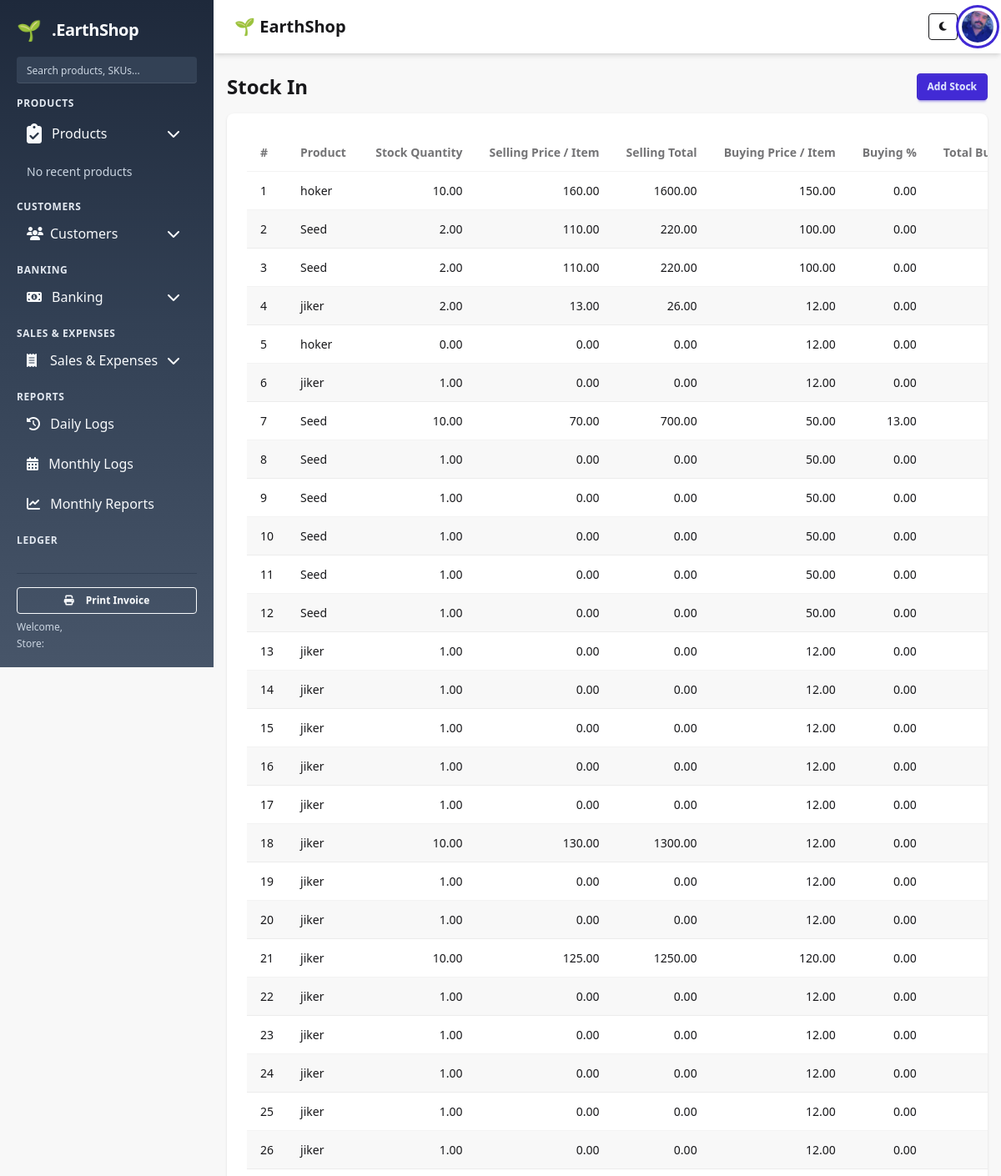
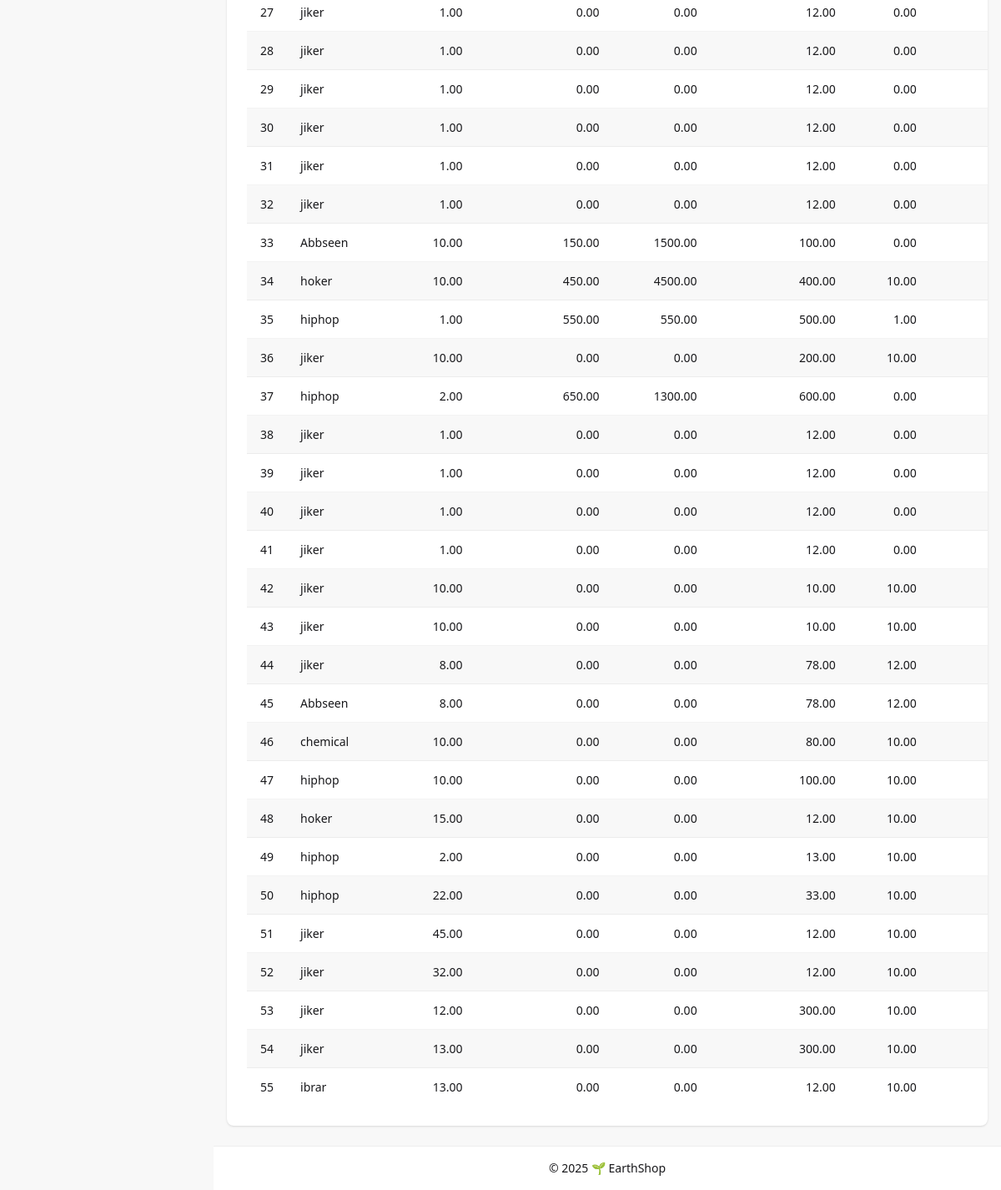
Page /products/stockin/ on the earlier database version (2 pictures, top to bottom).
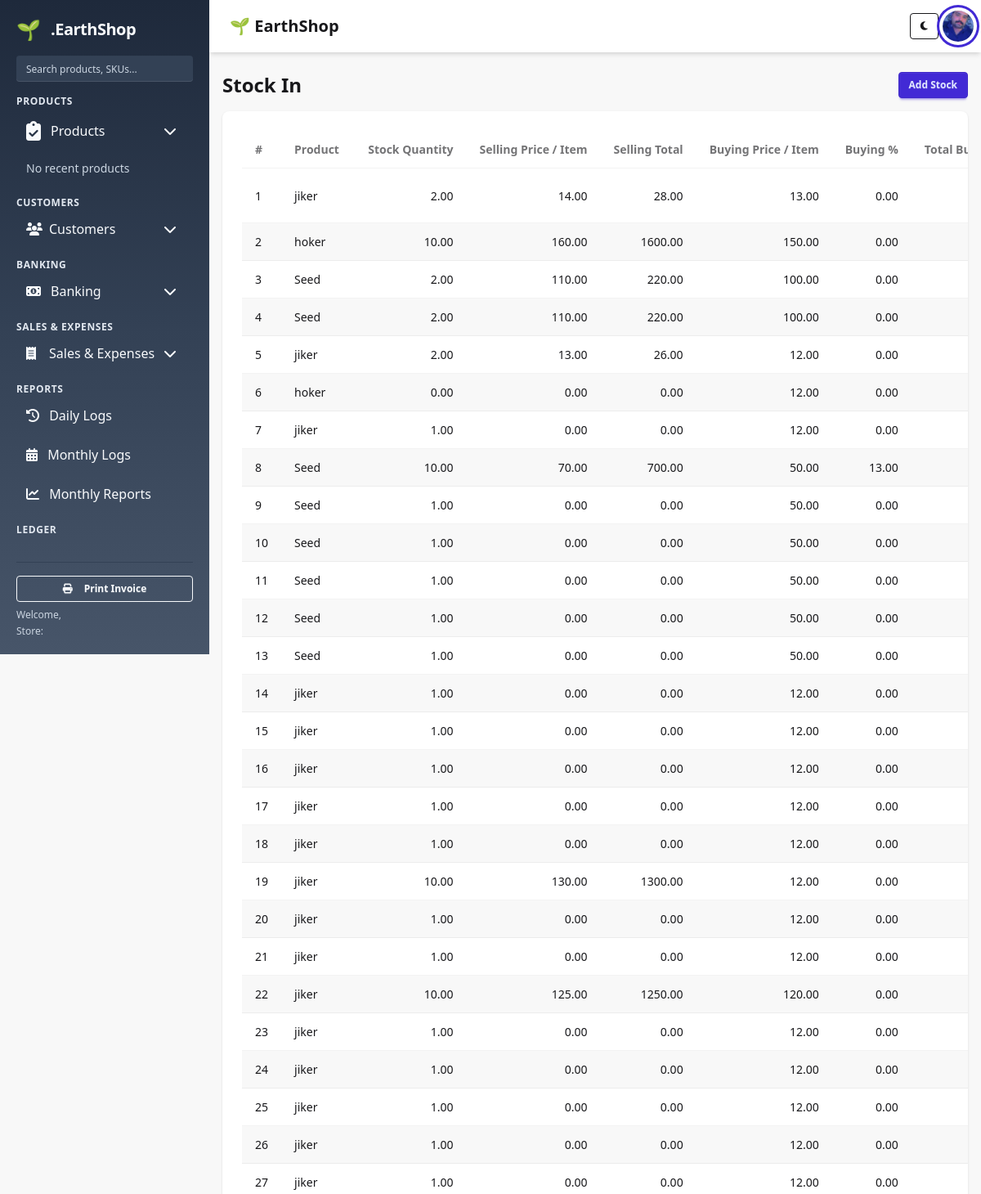
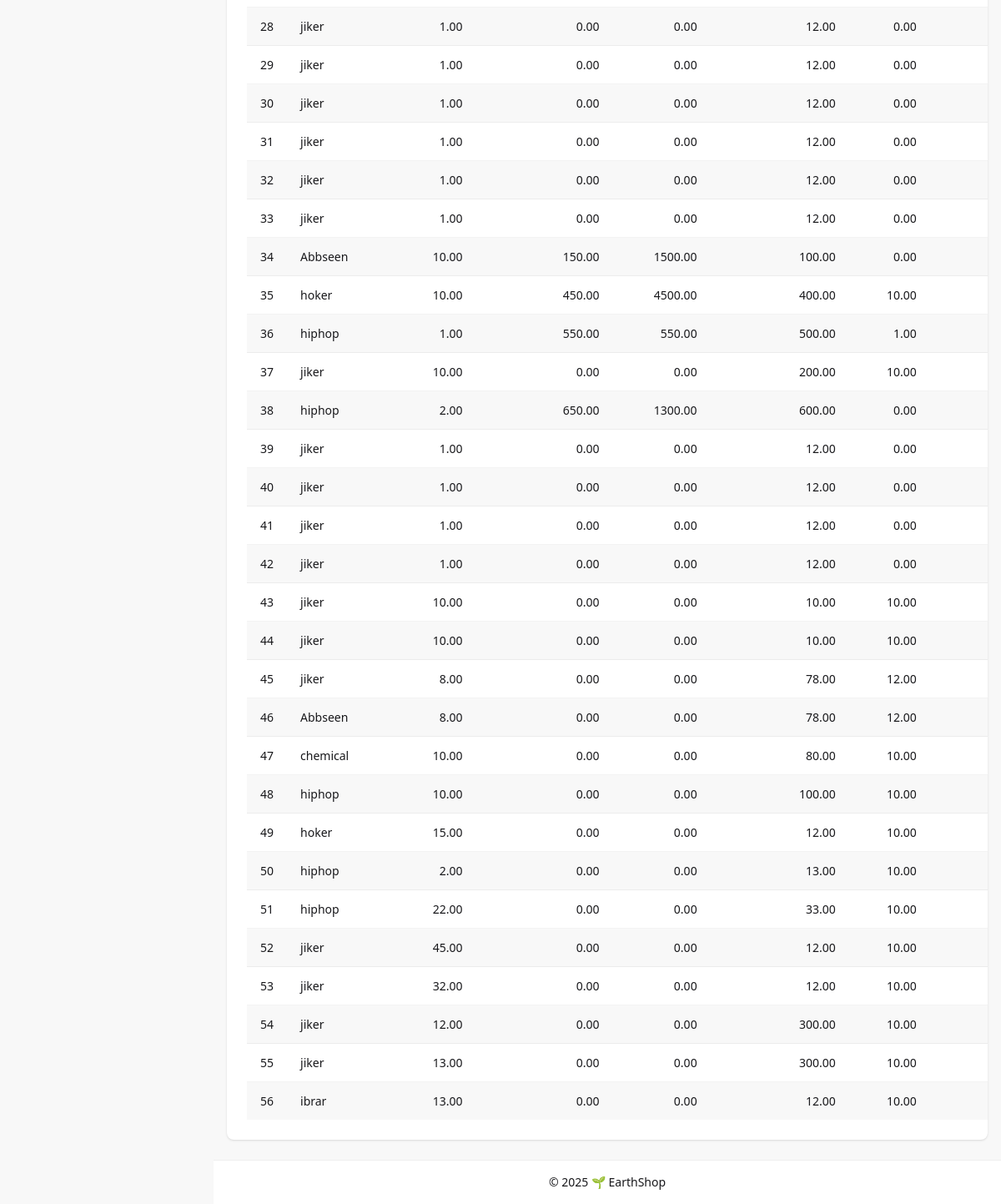
Same page on the later database version (2 pictures, top to bottom).
### products/models.py (models this page shows, shortened)
class StockIn(models.Model):
    product = models.ForeignKey(
        'products.Product', related_name='stockin_product',
        on_delete=models.CASCADE
    )
    buying_price_item = models.DecimalField(max_digits=12, decimal_places=2, default=0)
    buying_percent = models.DecimalField(max_digits=5, decimal_places=2, default=0,
                                         help_text="Buying percent (if applicable)")
    stock_quantity = models.DecimalField(max_digits=12, decimal_places=2, default=0)
    total_buying_amount = models.DecimalField(max_digits=14, decimal_places=2, default=0)
    selling_price_item = models.DecimalField(max_digits=12, decimal_places=2, default=0)
    total_selling_amount = models.DecimalField(max_digits=14, decimal_places=2, default=0)
    date = models.DateField(default=timezone.now)
    created_at = models.DateTimeField(auto_now_add=True)
    class Meta:
        ordering = ['-date', '-id']

class Product(models.Model):
    category = models.ForeignKey(Category, on_delete=models.CASCADE)
    name = models.CharField(max_length=200)
    stock = models.IntegerField(default=0)
    quantity = models.IntegerField(default=0)
    buying_price = models.DecimalField(max_digits=10, decimal_places=2)
    date = models.DateField(default=timezone.now, null=True, blank=True)

### products/views.py (the view)
# urls.py: path('stockin/', views.stockin_list, name='stockin_list'),
def stockin_list(request):
    stockins = StockIn.objects.select_related('product', 'product__category').all().order_by('-date', '-id')
    return render(request, 'products/stockin_list.html', {'stockins': stockins, 'product_specific': False})

### templates/products/stockin_list.html (shortened to what this page needs)
{% extends "base.html" %}
{% block content %}
<div class="mb-4 flex justify-between items-center">
  <div>
    {% if product_specific %}
      <h2 class="text-2xl font-semibold">
        {{ product.name }}
        {% if product.category %}
          | {{ product.category.name }}
        {% endif %}
        <span class="text-base font-medium text-gray-500">Stock In</span>
      </h2>
    {% else %}
      <h2 class="text-2xl font-semibold">Stock In</h2>
    {% endif %}
  </div>
  <div>
    {% if product_specific %}
      <a href="{% url 'products:add_stock' %}?product={{ product.id }}" class="btn btn-sm btn-outline mr-2">Add Stock (Manual)</a>
      <a href="{% url 'products:stockin_list' %}" class="btn btn-sm btn-ghost">View All Stock Ins</a>
    {% else %}
      <a href="{% url 'products:add_stock' %}" class="btn btn-sm btn-primary">Add Stock</a>
    {% endif %}
  </div>
</div>
<div class="card bg-base-100 shadow">
  <div class="card-body overflow-x-auto">
    <table class="table w-full table-zebra">
      <thead>
        <tr>
          <th>#</th>
          <th>Product</th>
          <th class="text-right">Stock Quantity</th>
          <th class="text-right">Selling Price / Item</th>
          <th class="text-right">Selling Total</th>
          <th class="text-right">Buying Price / Item</th>
          <th class="text-right">Buying %</th>
          <th class="text-right">Total Buying Amount</th>
        </tr>
      </thead>
      <tbody>
        {% for s in stockins %}
        <tr>
          <td>{{ forloop.counter }}</td>
          <td>{{ s.product.name }}</td>
          <td class="text-right">{{ s.stock_quantity|floatformat:2 }}</td>
          <td class="text-right">{{ s.selling_price_item|floatformat:2 }}</td>
          <td class="text-right">{{ s.total_selling_amount|floatformat:2 }}</td>
          <td class="text-right">{{ s.buying_price_item|floatformat:2 }}</td>
          <td class="text-right">{{ s.buying_percent|floatformat:2 }}</td>
          <td class="text-right">{{ s.total_buying_amount|floatformat:2 }}</td>
        </tr>
        {% empty %}
        <tr>
          <td colspan="9" class="text-center py-8 text-gray-500">No stock-in records for this product.</td>
        </tr>
        {% endfor %}
      </tbody>
    </table>
  </div>
</div>
{% endblock %}

Differences in the rows shown:
added StockIn: product.name "jiker", stock_quantity "2.00", selling_price_item "14.00", total_selling_amount "28.00", buying_price_item "13.00", buying_percent "0.00"
